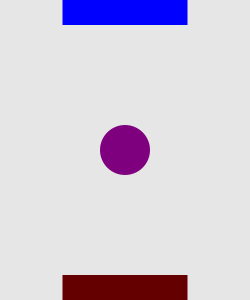
Frame 1 (no input)
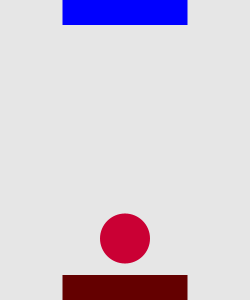
Frame 60 (the mouse pressed at the canvas centre just before this capture)
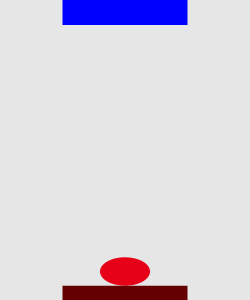
Frame 120 (the mouse held since frame 60 and released just before this capture)

The Processing sketch that drew these frames (run headless with seeded random() and noise(); from frame 60 on, the mouse is pressed at the canvas centre):

// Processing sketch: processing_147854
// ── processing_147854.pde

float xPosition;
float yPosition;
float yDirection;
 float xSize;
float ySize;
float yBounceSize;
float yBounceSizeTop;
float yBounceSizeBottom;
float yLineTop;
float yLineBottom;
float xLineStart;
float xLineEnd;
void setup() {
  size(250,300);
  frameRate(60);
  smooth();
  xPosition = width/2;
  yPosition = height/2;
  yDirection = 1.5;
  xSize = 50;
  ySize = 50;
  yBounceSize = ySize;
  yBounceSizeTop = yBounceSize;
  yBounceSizeBottom = yBounceSize;
}
  void draw() {
  background(230);
  rectMode(CENTER);
  noStroke();
  float percentage = (yPosition/(height/100));
  float green = (percentage/100)*255;
  float orange = 255-((percentage/100)*255);
  fill(green,0,orange);
  ellipse(xPosition, yPosition, xSize, yBounceSize);
 xLineStart=xPosition-(width*0.25);
  xLineEnd=xPosition+(width*0.25)-1;
  yLineBottom = height-(yBounceSizeBottom/2);
   strokeWeight(0);
  fill(100,0,0);
  rect(xPosition,yLineBottom+(yBounceSizeBottom/4),width*0.5,yBounceSizeBottom/2);
 strokeWeight(2);
 yLineTop = yBounceSizeTop/10;
   strokeWeight(0);
  fill(0,0,255);
  rect(xPosition,yBounceSizeTop/4,width*0.5,yBounceSizeTop/2);
  strokeWeight(6);
  stroke(0);
yPosition = yPosition + yDirection;
   if (yPosition >= height || yPosition <= 0) {
    yDirection = yDirection*(-1);
  }
 if (yPosition > height-ySize) {
    yBounceSize = height-yPosition;
    yBounceSizeBottom = yBounceSize;
  } else if (yPosition < ySize) {
    yBounceSize = yPosition;
    yBounceSizeTop = yBounceSize;
  }
}
  
